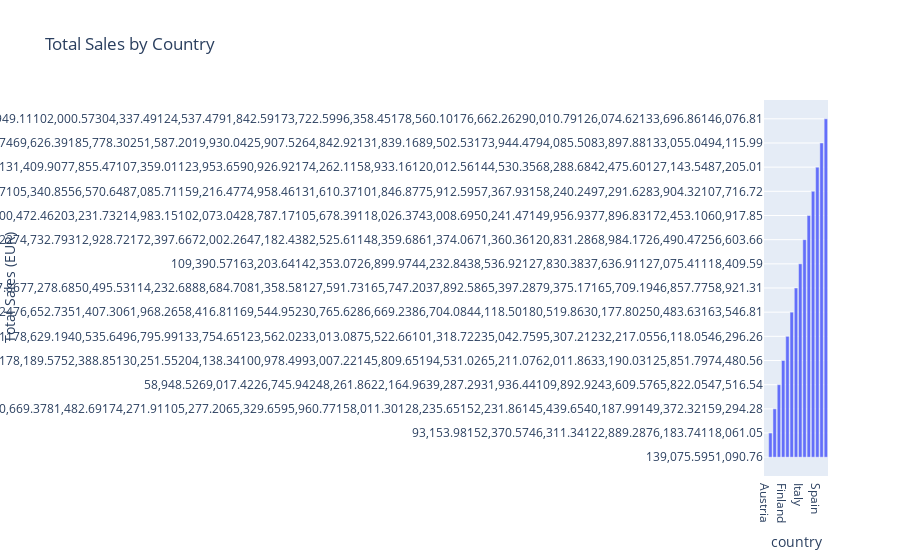

Write notebook code for a chart like this one.
### Markdown cell above
#### **Explanation: Total Sales by Country**
- **Why:** ```To see the total sales volume generated by each country.```
- **What it Represents:** ```This helps identify which countries are contributing the most to total sales revenue.```

### Code cell
# Total Sales by Country
df_sales_by_country = df_pandas.groupby('country')['order_value_EUR'].sum().reset_index()
fig_sales_country = px.bar(df_sales_by_country, x='country', y='order_value_EUR', 
                           title="Total Sales by Country", labels={'order_value_EUR': 'Total Sales (EUR)'})
fig_sales_country.show()
